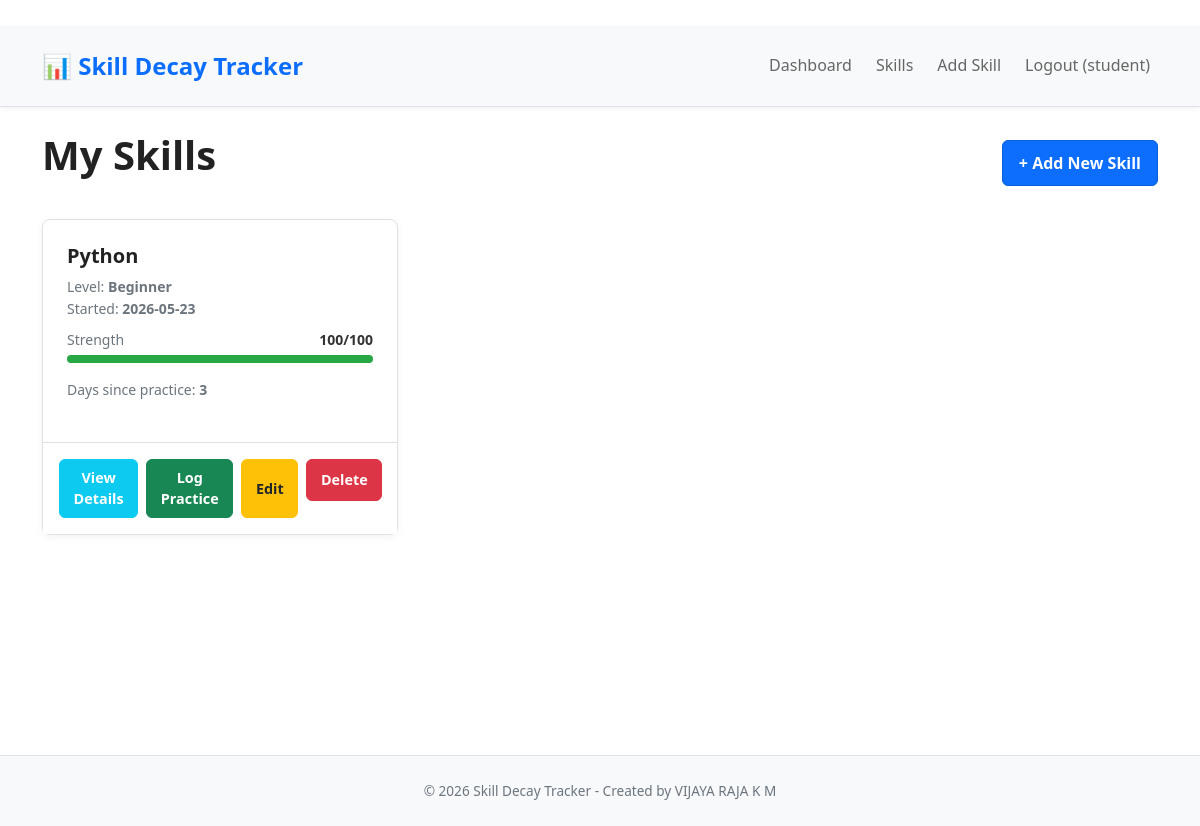
/skills (signed in), run on the app's committed database.
### models.py (models this page shows, shortened)
class User(db.Model):
    __tablename__ = 'users'
    id = db.Column(db.Integer, primary_key=True)
    username = db.Column(db.String(80), unique=True, nullable=False)
    email = db.Column(db.String(120), unique=True, nullable=False)
    password = db.Column(db.String(120), nullable=False)
    created_at = db.Column(db.DateTime, default=datetime.utcnow)
    skills = db.relationship('Skill', backref='user', lazy=True, cascade='all, delete-orphan')

class Skill(db.Model):
    __tablename__ = 'skills'
    id = db.Column(db.Integer, primary_key=True)
    user_id = db.Column(db.Integer, db.ForeignKey('users.id'), nullable=False)
    skill_name = db.Column(db.String(100), nullable=False)
    level = db.Column(db.String(20), default='Beginner')  # Beginner, Intermediate, Advanced
    learning_date = db.Column(db.DateTime, nullable=False)
    created_at = db.Column(db.DateTime, default=datetime.utcnow)
    practice_logs = db.relationship('PracticeLog', backref='skill', lazy=True, cascade='all, delete-orphan')
    def get_strength_score(self):
        base_score = 100
        last_practice = PracticeLog.query.filter_by(skill_id=self.id).order_by(
            PracticeLog.practice_date.desc()
        ).first()
        if not last_practice:
            days_inactive = (datetime.utcnow() - self.learning_date).days
            strength = base_score - days_inactive
        else:
            days_since_practice = (datetime.utcnow() - last_practice.practice_date).days
            inactivity_penalty = days_since_practice * 1  # lose 1 point per day
            thirty_days_ago = datetime.utcnow() - timedelta(days=30)
            recent_logs = PracticeLog.query.filter(
                PracticeLog.skill_id == self.id,
                PracticeLog.practice_date >= thirty_days_ago
            ).all()
            practice_bonus = sum(log.hours_practiced for log in recent_logs) * 2  # 2 points per hour
            strength = base_score - inactivity_penalty + practice_bonus
        return max(0, min(100, strength))
    def get_days_since_practice(self):
        last_practice = PracticeLog.query.filter_by(skill_id=self.id).order_by(
            PracticeLog.practice_date.desc()
        ).first()
        if not last_practice:
            return (datetime.utcnow() - self.learning_date).days
        return (datetime.utcnow() - last_practice.practice_date).days
    def should_show_warning(self):
        days_inactive = self.get_days_since_practice()
        strength = self.get_strength_score()
        return days_inactive >= 7 or strength < 40

class PracticeLog(db.Model):
    __tablename__ = 'practice_logs'
    id = db.Column(db.Integer, primary_key=True)
    skill_id = db.Column(db.Integer, db.ForeignKey('skills.id'), nullable=False)
    hours_practiced = db.Column(db.Float, nullable=False)
    activity_description = db.Column(db.String(500), nullable=True)
    practice_date = db.Column(db.DateTime, nullable=False)
    created_at = db.Column(db.DateTime, default=datetime.utcnow)

### app.py (the view)
    def decorated_function(*args, **kwargs):
        if 'user_id' not in session:
            flash('Please log in first', 'warning')
            return redirect(url_for('login'))
        return f(*args, **kwargs)

### app.py (called while the page is built)
def login_required(f):
    def decorated_function(*args, **kwargs):
        if 'user_id' not in session:
            flash('Please log in first', 'warning')
            return redirect(url_for('login'))
        return f(*args, **kwargs)
    decorated_function.__name__ = f.__name__
    return decorated_function

def get_current_user():
    if 'user_id' in session:
        return User.query.get(session['user_id'])
    return None

@app.route('/skills')
@login_required
def skills():
    user = get_current_user()
    skills = Skill.query.filter_by(user_id=user.id).all()
    for skill in skills:
        skill.strength = skill.get_strength_score()
        skill.warning = skill.should_show_warning()
    return render_template('skills.html', skills=skills)

### templates/skills.html (shortened to what this page needs)
{% extends "base.html" %}
{% block content %}
<div class="d-flex justify-content-between align-items-center mb-4">
    <h1>My Skills</h1>
    <a href="{{ url_for('add_skill') }}" class="btn btn-primary">+ Add New Skill</a>
</div>
{% if skills %}
    <div class="row">
        {% for skill in skills %}
        <div class="col-md-6 col-lg-4 mb-4">
            <div class="card h-100 {% if skill.warning %}border-warning{% endif %}">
                <div class="card-body">
                    <h5 class="card-title">{{ skill.skill_name }}</h5>
                    <p class="text-muted mb-2">
                        <small>
                            Level: <strong>{{ skill.level }}</strong><br>
                            Started: <strong>{{ skill.learning_date.strftime('%Y-%m-%d') }}</strong>
                        </small>
                    </p>
                    <div class="mb-3">
                        <div class="d-flex justify-content-between mb-1">
                            <small class="text-muted">Strength</small>
                            <small class="fw-bold">{{ "%.0f"|format(skill.strength) }}/100</small>
                        </div>
                        <div class="progress" style="height: 8px;">
                            <div class="progress-bar" role="progressbar"
                                 style="width: {{ skill.strength }}%; background-color:
                                 {% if skill.strength >= 70 %}#28a745{% elif skill.strength >= 40 %}#ffc107{% else %}#dc3545{% endif %}"
                                 aria-valuenow="{{ skill.strength }}" aria-valuemin="0" aria-valuemax="100"></div>
                        </div>
                    </div>
                    <p class="text-muted mb-3">
                        <small>Days since practice: <strong>{{ skill.get_days_since_practice() }}</strong></small>
                    </p>
                </div>
                <div class="card-footer bg-white">
                    <div class="d-flex gap-2">
                        <a href="{{ url_for('skill_detail', skill_id=skill.id) }}" class="btn btn-sm btn-info">View Details</a>
                        <a href="{{ url_for('log_practice', skill_id=skill.id) }}" class="btn btn-sm btn-success">Log Practice</a>
                        <a href="{{ url_for('edit_skill', skill_id=skill.id) }}" class="btn btn-sm btn-warning">Edit</a>
                        <form method="POST" action="{{ url_for('delete_skill', skill_id=skill.id) }}" style="display:inline;"
                              onsubmit="return confirm('Are you sure you want to delete this skill?');">
                            <button type="submit" class="btn btn-sm btn-danger">Delete</button>
                        </form>
                    </div>
                </div>
            </div>
        </div>
        {% endfor %}
    </div>
{% else %}
    <div class="alert alert-info">
        <h4>No skills yet!</h4>
        <p>Get started by adding your first skill. <a href="{{ url_for('add_skill') }}">Add Skill</a></p>
    </div>
{% endif %}
{% endblock %}

### templates/base.html (shortened to what this page needs)
﻿<!DOCTYPE html>
<html lang="en">
<head>
    <link href="https://cdn.jsdelivr.net/npm/bootstrap@5.1.3/dist/css/bootstrap.min.css" rel="stylesheet">
    <link rel="stylesheet" href="{{ url_for('static', filename='css/style.css') }}">
</head>
<body>
    <nav class="navbar navbar-expand-lg navbar-light bg-light border-bottom">
        <div class="container">
            <a class="navbar-brand fw-bold" href="/">📊 Skill Decay Tracker</a>
            <div class="collapse navbar-collapse" id="navbarNav">
                <ul class="navbar-nav ms-auto">
                    {% if session.user_id %}
                        <li class="nav-item">
                            <a class="nav-link" href="{{ url_for('dashboard') }}">Dashboard</a>
                        </li>
                        <li class="nav-item">
                            <a class="nav-link" href="{{ url_for('skills') }}">Skills</a>
                        </li>
                        <li class="nav-item">
                            <a class="nav-link" href="{{ url_for('add_skill') }}">Add Skill</a>
                        </li>
                        <li class="nav-item">
                            <a class="nav-link" href="{{ url_for('logout') }}">Logout ({{ session.username }})</a>
                        </li>
                    {% endif %}
                </ul>
            </div>
        </div>
    </nav>
    <main class="py-4">
        <div class="container">
            {% block content %}{% endblock %}
        </div>
    </main>
    <footer class="bg-light border-top mt-5 py-4">
        <div class="container text-center text-muted">
            <small>&copy; 2026 Skill Decay Tracker - Created by VIJAYA RAJA K M</small>
        </div>
    </footer>
</body>
</html>

### static/css/style.css (style rules this page uses)
* { margin: 0; padding: 0; box-sizing: border-box; }
body { font-family: 'Segoe UI', Tahoma, Geneva, Verdana, sans-serif; background-color: #ffffff; color: #333; line-height: 1.6; min-height: 100vh; }
html, body { height: 100%; }
main { min-height: calc(100vh - 200px); }
h1, h2, h3, h4, h5, h6 { color: #222; margin-bottom: 1rem; font-weight: 600; }
p { margin-bottom: 1rem; }
a { color: var(--primary-color); text-decoration: none; }
.navbar { box-shadow: 0 2px 4px rgba(0, 0, 0, 0.05); padding: 1rem 0; }
.navbar-brand { font-size: 1.5rem; color: var(--primary-color) !important; }
.navbar-nav .nav-link { margin-left: 0.5rem; color: #666 !important; transition: color 0.3s ease; }
.card { border: 1px solid var(--border-color); border-radius: 8px; box-shadow: 0 2px 8px rgba(0, 0, 0, 0.05); transition: all 0.3s ease; }
.card-body { padding: 1.5rem; }
.card-footer { border-top: 1px solid var(--border-color); background-color: #ffffff; padding: 1rem; }
.btn { border-radius: 6px; padding: 0.65rem 1rem; font-weight: 600; transition: all 0.2s ease; border: 1px solid transparent; color: #ffffff; text-align: center; text-decoration: none; display: inline-flex; align-items: center; justify-content: center; min-height: 42px; }
.btn-primary, button.btn-primary, a.btn-primary, input[type="submit"].btn-primary { background-color: #0d6efd !important; color: #ffffff !important; border-color: #0b5ed7 !important; background-image: none !important; opacity: 1 !important; visibility: visible !important; text-shadow: none !important; }
.btn-success, button.btn-success, a.btn-success { background-color: var(--success-color) !important; color: white !important; border-color: #198754 !important; }
.btn-warning, button.btn-warning, a.btn-warning { background-color: var(--warning-color) !important; color: #212529 !important; border-color: #ffc107 !important; }
.btn-danger, button.btn-danger, a.btn-danger { background-color: var(--danger-color) !important; color: white !important; border-color: #dc3545 !important; }
.btn-info, button.btn-info, a.btn-info { background-color: var(--info-color) !important; color: white !important; border-color: #0dcaf0 !important; }
.btn-sm { padding: 0.45rem 0.85rem; font-size: 0.9rem; }
.progress { height: 8px; background-color: var(--light-bg); border-radius: 4px; overflow: hidden; }
.progress-bar { background-color: var(--primary-color); transition: width 0.6s ease; }
.gap-2 { gap: 0.5rem; }
.border-bottom { border-bottom: 1px solid var(--border-color) !important; }
.border-top { border-top: 1px solid var(--border-color) !important; }
footer { margin-top: auto; background-color: #f8f9fa; }
footer small { font-size: 0.85rem; }

### data on the page
User: username "student"
Skill: skill_name "Python", level "Beginner", learning_date "2026-05-23", strength "100", get_days_since_practice "3"
